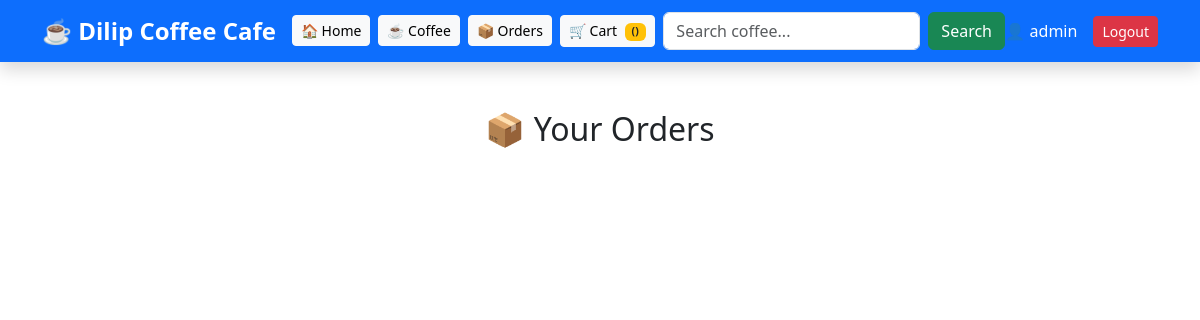
/orders/ (signed in), run on an earlier commit of the app's database.
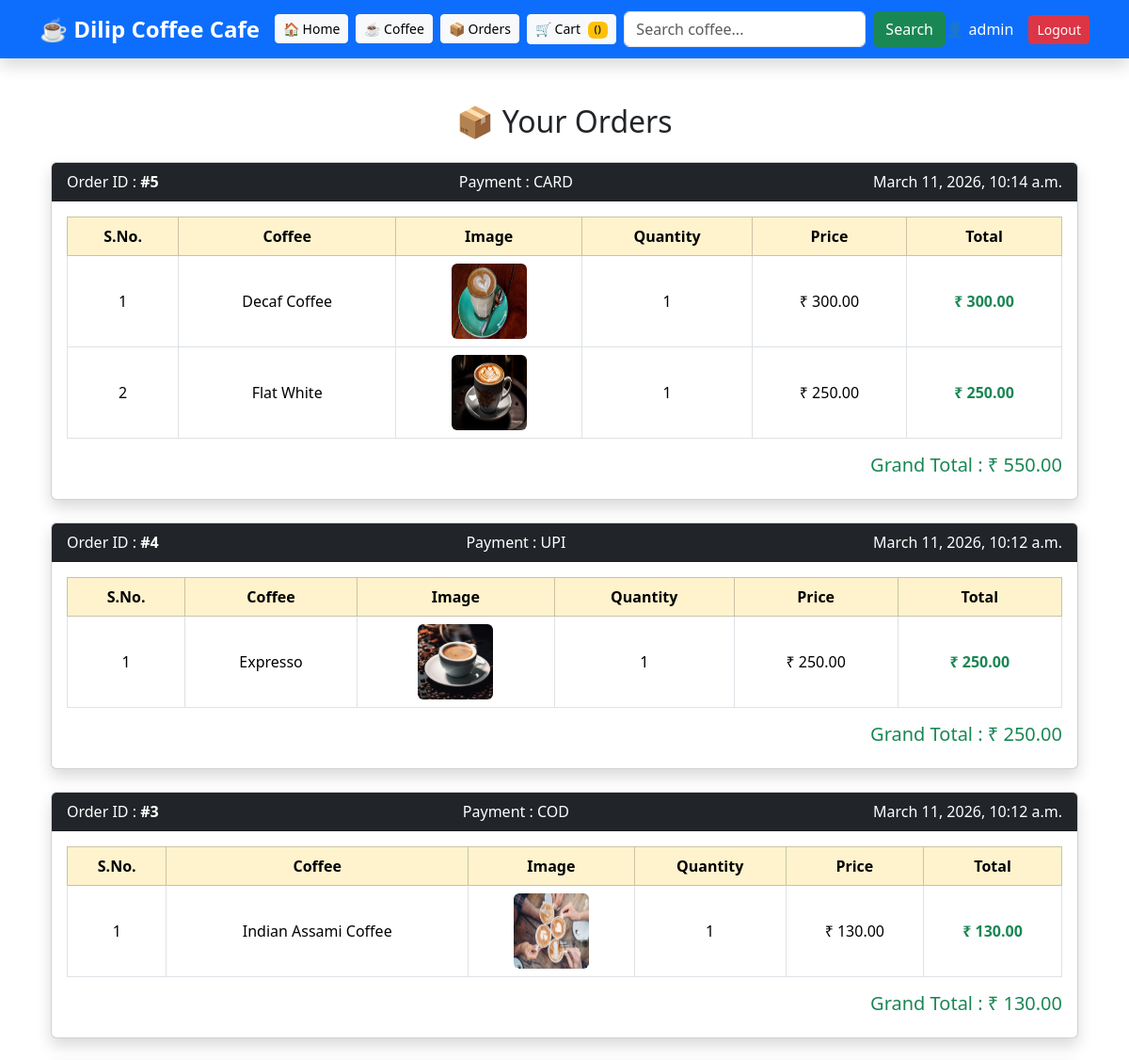
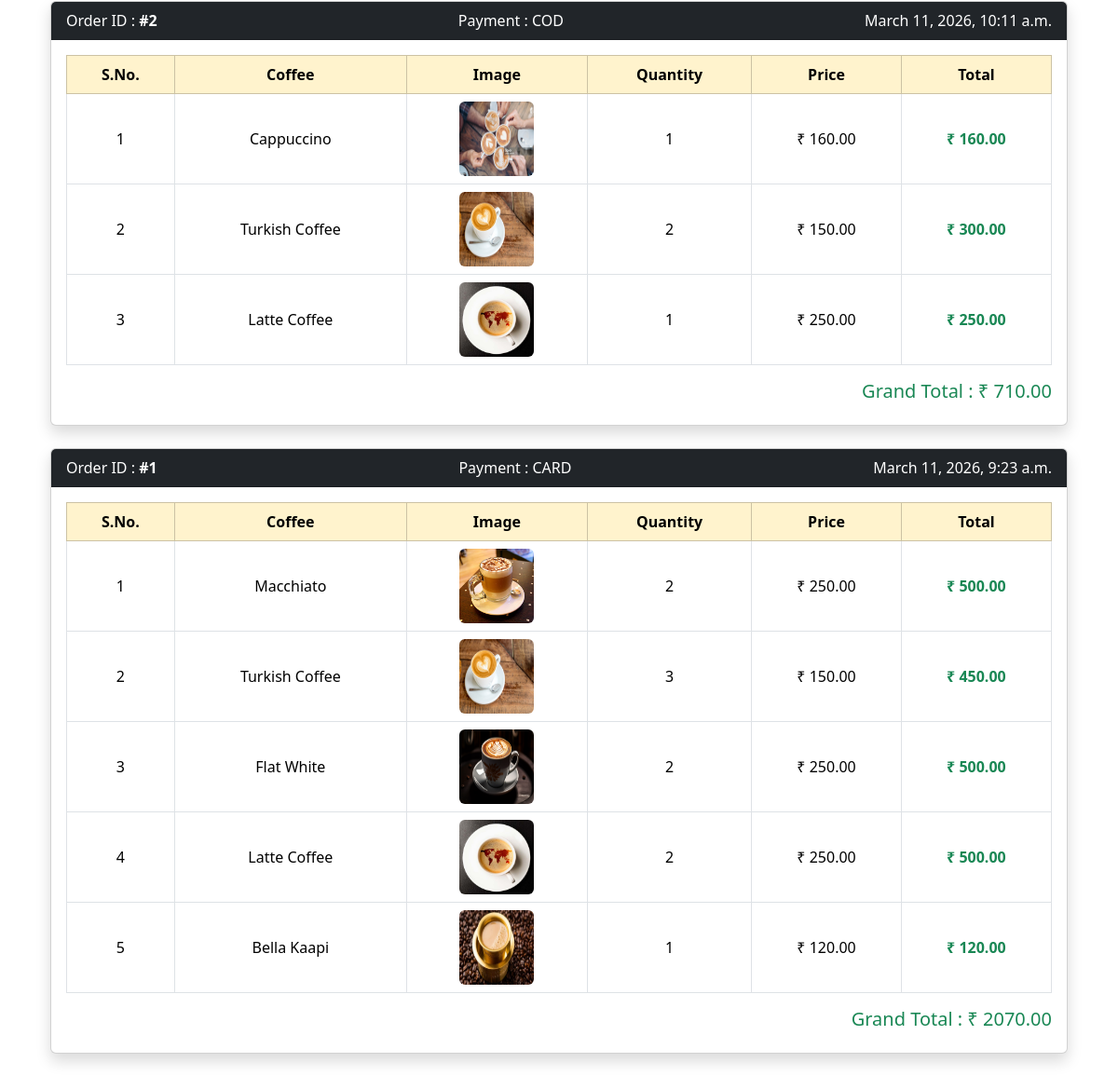
And on a later commit of the database (2 pictures, top to bottom).
### coffeeapp/models.py (models this page shows, shortened)
class Order(models.Model):
    PAYMENT_CHOICES = (
        ('COD','Cash On Delivery'),
        ('UPI','UPI'),
        ('CARD','Debit/Credit Card'),
    )
    user = models.ForeignKey(User,on_delete=models.CASCADE)
    payment_method = models.CharField(max_length=20,choices=PAYMENT_CHOICES)
    total_amount = models.DecimalField(max_digits=10,decimal_places=2)
    created_at = models.DateTimeField(auto_now_add=True)

class OrderItem(models.Model):
    order = models.ForeignKey(Order,on_delete=models.CASCADE)
    coffee = models.ForeignKey(coffee_details,on_delete=models.CASCADE)
    quantity = models.IntegerField()
    price = models.DecimalField(max_digits=6,decimal_places=2)
    def total_price(self):
        return self.quantity * self.price

class coffee_details(models.Model):
    coffee_name=models.CharField(max_length=100)
    coffee_price=models.FloatField()
    coffee_description=models.TextField(blank=True)
    coffee_img=models.ImageField(upload_to='coffeeImages',blank=True,null=True)

### coffeeapp/views.py (the view)
# urls.py: path('orders/',views.orders,name='orders'),
@login_required
def orders(request):
    user_orders = Order.objects.filter(user=request.user).order_by('-created_at')
    return render(request,'html/orderpage.html',{
        'orders':user_orders
    })

### template/html/orderpage.html
{% extends 'html/base.html' %}
{% load static %}
{% block content %}
<div class="container mt-5">
    <h2 class="text-center mb-4">📦 Your Orders</h2>
    {% for order in orders %}
    <div class="card shadow mb-4">
        <div class="card-header bg-dark text-white d-flex justify-content-between">
            <span>Order ID : <strong>#{{ order.id }}</strong></span>
            <span>Payment : {{ order.payment_method }}</span>
            <span>{{ order.created_at }}</span>
        </div>
        <div class="card-body">
            <table class="table table-bordered text-center align-middle">
                <thead class="table-warning">
                    <tr>
                        <th>S.No.</th>
                        <th>Coffee</th>
                        <th>Image</th>
                        <th>Quantity</th>
                        <th>Price</th>
                        <th>Total</th>
                    </tr>
                </thead>
                <tbody>
                    {% for item in order.orderitem_set.all %}
                    <tr>
                        <td>{{ forloop.counter }}</td>
                        <td>{{ item.coffee.coffee_name }}</td>
                        <td>
                            <img src="{{ item.coffee.coffee_img.url }}" width="80" height="80" class="rounded">
                        </td>
                        <td>{{ item.quantity }}</td>
                        <td>₹ {{ item.price }}</td>
                        <td class="text-success fw-bold">
                            ₹ {{ item.total_price }}
                        </td>
                    </tr>
                    {% endfor %}
                </tbody>
            </table>
            <div class="text-end">
                <h5 class="text-success">
                    Grand Total : ₹ {{ order.total_amount }}
                </h5>
            </div>
        </div>
    </div>
    {% endfor %}
</div>
{% endblock %}

### template/html/base.html (shortened to what this page needs)
<!DOCTYPE html>
<html lang="en">
<head>
    <link href="https://cdn.jsdelivr.net/npm/bootstrap@5.3.3/dist/css/bootstrap.min.css" rel="stylesheet">
</head>
<body>
    <nav class="navbar navbar-expand-lg navbar-dark bg-primary shadow">
        <div class="container">
            {% block name %}
            <a href="{% url 'coffee' %}" class="navbar-brand fw-bold fs-4">
                ☕ Dilip Coffee Cafe
            </a>
            {% endblock %}
            <div class="collapse navbar-collapse" id="navbarContent">
                <ul class="navbar-nav me-auto mb-2 mb-lg-0">
                    <li class="nav-item">
                        <a class="btn btn-light btn-sm me-2" href="{% url 'coffee' %}">
                            🏠 Home
                        </a>
                    </li>
                    <li class="nav-item">
                        <a class="btn btn-light btn-sm me-2" href="{% url 'coffee' %}">
                            ☕ Coffee
                        </a>
                    </li>
                    <li class="nav-item">
                        <a class="btn btn-light btn-sm me-2" href="{% url 'orders' %}">
                            📦 Orders
                        </a>
                    </li>
                    <li class="nav-item">
                        <a class="btn btn-light btn-sm me-2" href="{% url 'cart' %}">
                            🛒 Cart
                            <span class="badge bg-warning text-dark ms-1">
                                ({{ cart_count }})
                            </span>
                        </a>
                    </li>
                </ul>
                <form method="POST" action="{% url 'search_data' %}" class="d-flex mx-auto">
                    <input type="text" name="q" class="form-control me-2" placeholder="Search coffee...">
                    <button class="btn btn-success">
                        Search
                    </button>
                </form>
                <div class="d-flex align-items-center">
                    {% if user.is_authenticated %}
                    <span class="text-white me-3">
                        👤 {{ user.username }}
                    </span>
                    <a href="{% url 'logout' %}" class="btn btn-danger btn-sm">
                        Logout
                    </a>
                    {% endif %}
                </div>
            </div>
        </div>
    </nav>
    <div class="container mt-4">
        {% block content %}
        {% endblock %}
    </div>
</body>
</html>

What changed in the data, as far as the page shows it:
added Order: id "5", payment_method "CARD", created_at "March 11, 2026, 10:14 a.m.", total_amount "550.00"
added OrderItem: coffee.coffee_name "Decaf Coffee", coffee.coffee_img (picture), quantity "1", price "300.00", total_price "300.00", shown under "5"
added OrderItem: coffee.coffee_name "Flat White", coffee.coffee_img (picture), quantity "1", price "250.00", total_price "250.00", shown under "5"
added Order: id "4", payment_method "UPI", created_at "March 11, 2026, 10:12 a.m.", total_amount "250.00"
added OrderItem: coffee.coffee_name "Expresso", coffee.coffee_img (picture), quantity "1", price "250.00", total_price "250.00", shown under "4"
added Order: id "3", payment_method "COD", created_at "March 11, 2026, 10:12 a.m.", total_amount "130.00"
added OrderItem: coffee.coffee_name "Indian Assami Coffee", coffee.coffee_img (picture), quantity "1", price "130.00", total_price "130.00", shown under "3"
added Order: id "2", payment_method "COD", created_at "March 11, 2026, 10:11 a.m.", total_amount "710.00"
added OrderItem: coffee.coffee_name "Cappuccino", coffee.coffee_img (picture), quantity "1", price "160.00", total_price "160.00", shown under "2"
added OrderItem: coffee.coffee_name "Turkish Coffee", coffee.coffee_img (picture), quantity "2", price "150.00", total_price "300.00"
added OrderItem: coffee.coffee_name "Latte Coffee", coffee.coffee_img (picture), quantity "1", price "250.00", total_price "250.00", shown under "2"
added Order: id "1", payment_method "CARD", created_at "March 11, 2026, 9:23 a.m.", total_amount "2070.00"
added OrderItem: coffee.coffee_name "Macchiato", coffee.coffee_img (picture), quantity "2", price "250.00", total_price "500.00", shown under "1"
added OrderItem: coffee.coffee_name "Turkish Coffee", coffee.coffee_img (picture), quantity "3", price "150.00", total_price "450.00", shown under "1"
added OrderItem: coffee.coffee_name "Flat White", coffee.coffee_img (picture), quantity "2", price "250.00", total_price "500.00", shown under "1"
added OrderItem: coffee.coffee_name "Latte Coffee", coffee.coffee_img (picture), quantity "2", price "250.00", total_price "500.00", shown under "1"
added OrderItem: coffee.coffee_name "Bella Kaapi", coffee.coffee_img (picture), quantity "1", price "120.00", total_price "120.00"
